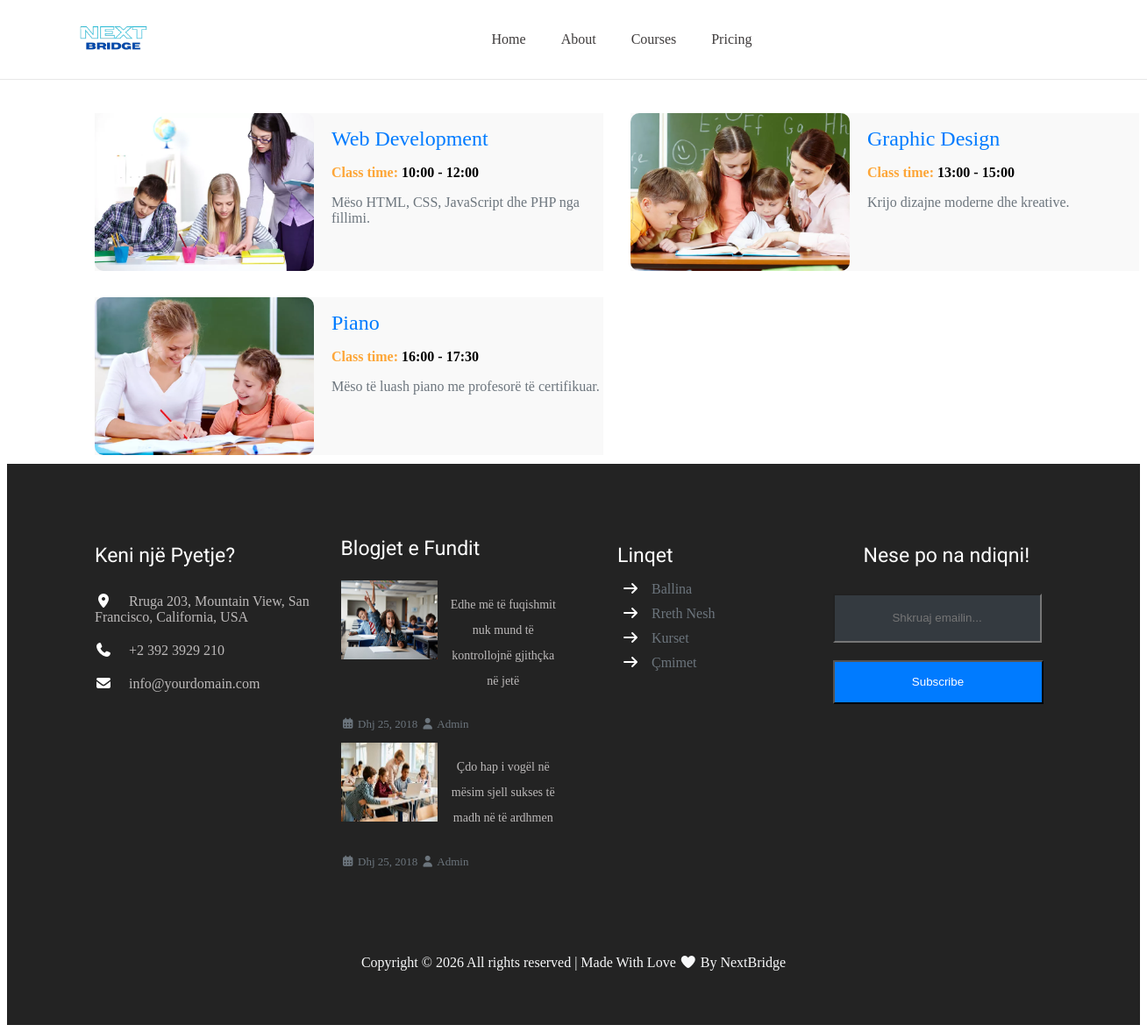
/courses.php, run on the app's committed database.
### tables this page shows
CREATE TABLE IF NOT EXISTS courses (
    id          INT AUTO_INCREMENT PRIMARY KEY,
    course_name VARCHAR(100) NOT NULL,
    time        VARCHAR(50)  NOT NULL,
    info        TEXT,
    image       VARCHAR(255)
);

### includes/functions.php (called while the page is built, shortened)
<?php
function e($value): string
{
    return htmlspecialchars((string) $value, ENT_QUOTES, 'UTF-8');
}

### courses.php (the view, shortened to what this page needs)
<?php
require_once __DIR__ . '/includes/functions.php';
require_once __DIR__ . '/includes/db.php';
$result = $conn->query("SELECT * FROM courses");
?>
<!DOCTYPE html>
<html lang="en">
<head>
    <link rel="stylesheet" href="https://cdnjs.cloudflare.com/ajax/libs/font-awesome/7.0.1/css/all.min.css">
    <link rel="stylesheet" href="assets/css/style.css"/>
</head>
<body>
<?php include __DIR__ . "/includes/header.php"; ?>
<main>
<?php while ($row = $result->fetch_assoc()) { ?>
<div class="box">
    <div class="img">
    <img src="assets/images/<?php echo e($row['image']); ?>" alt="<?php echo e($row['course_name']); ?>">
    </div>
    <div class="iner-box">
        <h1><?php echo e($row['course_name']); ?></h1>
        <h3>Class time:<span> <?php echo e($row['time']); ?></span></h3>
        <p><?php echo e($row['info']); ?></p>
    </div>
</div>
<?php } ?>
</main>
<?php
include __DIR__ . "/includes/footer.php";
?>
</body>
</html>

### includes/header.php (shortened to what this page needs)
<?php require_once __DIR__ . '/functions.php'; ?>
<header>
  <div class="logo">
      <a href="home.php"><img src="assets/images/finallogo.png" alt="NextBridge"></a>
  </div>
  <div class="nav">
      <ul>
          <li><a href="home.php" class="nav-link">Home</a></li>
          <li><a href="about.php" class="nav-link">About</a></li>
          <li><a href="courses.php" class="nav-link">Courses</a></li>
          <li><a href="price.php" class="nav-link">Pricing</a></li>
      </ul>
  </div>
</header>

### includes/footer.php (shortened to what this page needs)
<?php
require_once __DIR__ . '/functions.php';
?>
<footer>
    <div class="question">
        <h4>Keni një Pyetje?</h4>
        <p>
            <i class="fa-solid fa-location-dot"></i>
            Rruga 203, Mountain View, San Francisco, California, USA
        </p>
        <p>
            <i class="fa-solid fa-phone"></i>
            +2 392 3929 210
        </p>
        <p>
            <i class="fa-solid fa-envelope"></i>
            info@yourdomain.com
        </p>
    </div>
    <div class="RecentBlog">
        <h3>Blogjet e Fundit</h3>
        <div class="blogfooter">
            <img src="assets/images/footer1img.jpg" alt="">
            <a href="more.html">
                <p>
                    Edhe më të fuqishmit nuk mund të kontrollojnë gjithçka në jetë
                </p>
            </a>
        </div>
        <p>
            <i class="fa-solid fa-calendar-days"></i>
            Dhj 25, 2018
            <i class="fa-solid fa-user"></i>
            Admin
        </p>
        <div class="blogfooter">
            <img src="assets/images/footerimg2.jpg" alt="">
            <a href="more.html">
                <p>
                    Çdo hap i vogël në mësim sjell sukses të madh në të ardhmen
                </p>
            </a>
        </div>
        <p>
            <i class="fa-solid fa-calendar-days"></i>
            Dhj 25, 2018
            <i class="fa-solid fa-user"></i>
            Admin
        </p>
    </div>
    <div class="Links">
        <h4>Linqet</h4>
        <ul>
            <li>
                <i class="fa-solid fa-arrow-right"></i>
                <a href="home.php">Ballina</a>
            </li>
            <li>
                <i class="fa-solid fa-arrow-right"></i>
                <a href="about.php">Rreth Nesh</a>
            </li>
            <li>
                <i class="fa-solid fa-arrow-right"></i>
                <a href="courses.php">Kurset</a>
            </li>
            <li>
                <i class="fa-solid fa-arrow-right"></i>
                <a href="price.php">Çmimet</a>
            </li>
        </ul>
    </div>
         <div class="subscribe">
              <form method="POST">
                <h4>Nese po na ndiqni!</h4>
                  <input type="email" name="email" placeholder="Shkruaj emailin..." required>
                   <button type="submit" name="subscribe">Subscribe</button>
    </form>
</div>
</footer>
<div class="copyright">
    <h4>Copyright © 2026 All rights reserved | Made With Love <i class="fa-solid fa-heart"></i> By NextBridge</h4>
</div>

### assets/css/style.css (style rules this page uses)
:root { --blue: #007bff; --indigo: #6610f2; --purple: #6f42c1; --pink: #e83e8c; --red: #dc3545; --orange: #fd7e14; --yellow: #ffc107; --green: #28a745; --teal: #20c997; --cyan: #17a2b8; --white: #fff; --gray: #6c757d; --gray-dark: #343a40; --primary: #007bff; --secondary: #6c757d; --success: #28a745; --info: #17a2b8; --warning: #ffc107; --danger: #dc3545; --light: #f8f9fa; --dark: #343a40; }
header { display: flex; justify-content: space-around; align-items: center; position: fixed; background-color: white; top: 0; left: 0; width: 100%; z-index: 1000; height: 90px; border-bottom:1px solid rgba(0, 0, 0, 0.096); }
.logo { margin-left: -100px; }
.logo img { width: 170px; }
.nav ul { display: flex; }
.nav ul li { margin-left: 20px; margin-right: 20px; list-style: none; }
.nav ul li a { text-decoration: none; color: rgb(62, 59, 59); transition: color 0.3s ease; }
footer { background-color: #232323; display: grid; height: 500px; grid-template-columns: 2fr 2fr 2fr 2fr; gap: 30px; padding-left: 100px; padding-right: 100px; padding-top: 60px; }
.question h4 { color: white; font-size: 23px; text-align: start; font-family: "Roboto", sans-serif; font-weight: 400; }
.question p { color: rgba(227, 224, 224, 0.8); text-align: start; margin-bottom: 20px; font-weight: 300; }
.question p i { color: white; padding-right: 15px; }
.RecentBlog p { color: var(--gray); font-size: 13px; }
.RecentBlog h3 { text-align: start; color: white; font-size: 23px; font-weight: 400; font-family: "Roboto", sans-serif; }
.blogfooter { display: flex; }
.blogfooter img { width: 110px; height: 90px; }
.blogfooter p { color: rgba(227, 224, 224, 0.8); line-height: 1.8rem; margin-left: 10px; text-align: center; font-size:14px; }
.blogfooter a { text-decoration: none; }
.Links h4 { font-size: 23px; font-weight: 400; font-family: "Roboto", sans-serif; color: white; text-align: start; margin-left: 35px; margin-bottom: 10px; }
.Links ul li { list-style: none; margin-top: 10px; margin-bottom: 10px; }
.Links i { color: white; margin-right: 10px; }
.Links a { color: var(--gray); text-decoration: none; }
.subscribe h4 { font-size: 23px; font-weight: 400; font-family: "Roboto", sans-serif; color: white; text-align: start; margin-left: 35px; margin-bottom: 10px; }
.subscribe input { height: 50px; width: 230px; color: var(--gray); background-color: var(--dark); display: block; margin-top: 30px; margin-bottom: 20px; text-align: center; }
.subscribe button { height: 50px; width: 240px; color: var(--white); background-color: var(--blue); display: block; margin-bottom: 10px; text-align: center; cursor: pointer; }
.copyright h4 { text-align: center; height: 80px; background-color: #232323; margin: 0 !important; color: var(--light); font-weight: 400; }

### courses.php (style rules this page uses)
main { display: grid; grid-template-columns: 2fr 2fr; margin-top: 10%; margin-left: 100px; margin-bottom: 10px; gap: 30px; }
.box { background-color: rgba(182, 182, 182, 0.080); display: flex; width: 580px; }
.img { margin-right: 20px; width: 250px; height: 180px; flex-shrink: 0; }
.img img { width: 100%; height: 100%; object-fit: cover; border-radius: 10px; }
.iner-box h1 { color: var(--blue); font-weight: 500; font-size: 24px; }
.iner-box h3 { color: #fda638; font-size: 16px; }
.iner-box h3 span { color: black; }
.iner-box p { color: var(--gray); font-size: 16px; }
.box { opacity: 0; transform: translateY(40px); transition: all 0.8s ease-out; }
.box.show { opacity: 1; transform: translateY(0); }

### data on the page
courses: image (picture), course_name "Web Development", time "10:00 - 12:00", info "Mëso HTML, CSS, JavaScript dhe PHP nga fillimi."
courses: image (picture), course_name "Graphic Design", time "13:00 - 15:00", info "Krijo dizajne moderne dhe kreative."
courses: image (picture), course_name "Piano", time "16:00 - 17:30", info "Mëso të luash piano me profesorë të certifikuar."
